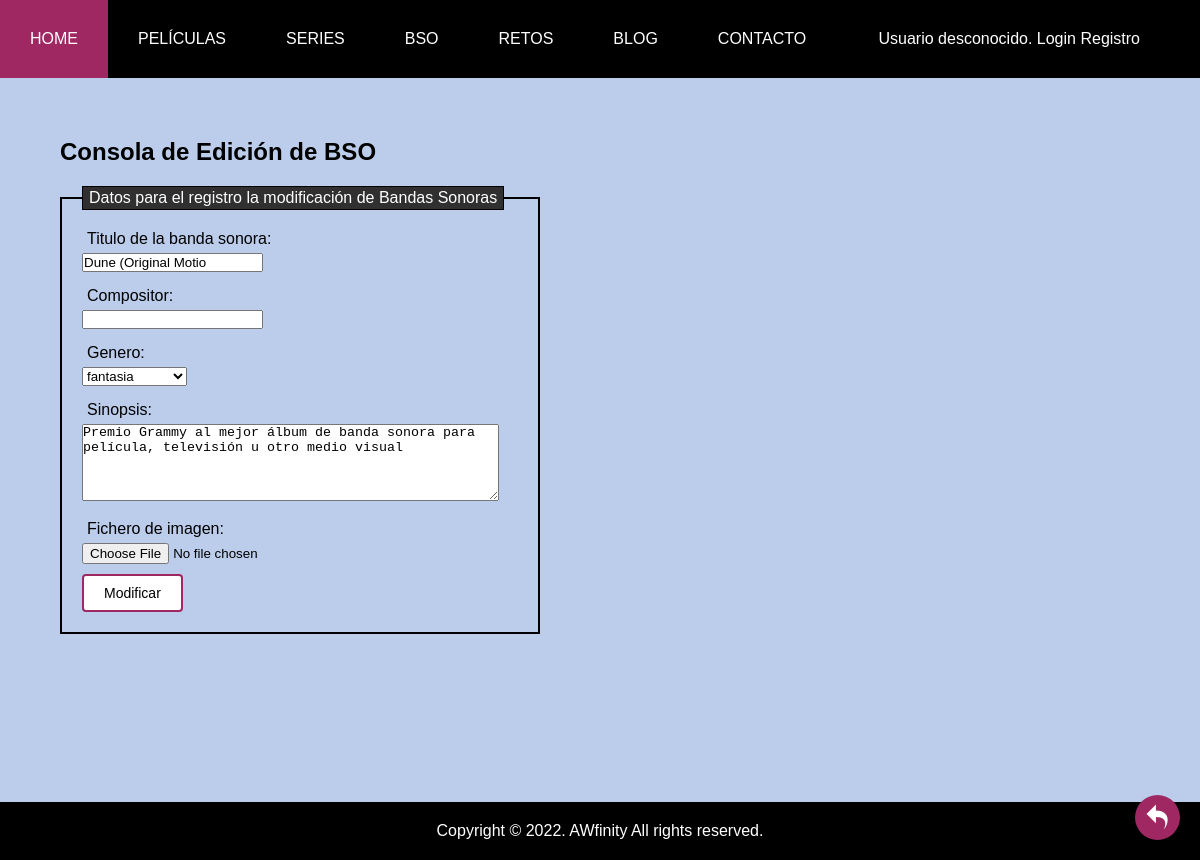
Screenshot of /editBSO.php?id_bso=4 with the database file from the repository.
### tables this page shows
CREATE TABLE `bso` (
  `id_bso` int(11) NOT NULL,
  `titulo` varchar(20) NOT NULL,
  `compositor` varchar(20) NOT NULL,
  `numCanciones` int(11) NOT NULL,
  `genero` enum('accion','anime','ciencia ficcion','comedia','drama','fantasia','musical','terror') NOT NULL,
  `sinopsis` text NOT NULL,
  `ruta_imagen` varchar(255) NOT NULL
);

### includes/BSO.php (called while the page is built, shortened)
<?php
class BSO
{
    private $titulo;
    private $compositor;
    private $genero;
    private $sinopsis;
    private function __construct($titulo, $compositor, $numCanciones, $genero, $sinopsis, $ruta_imagen, $id_bso = NULL) {
        $this->titulo = $titulo;
        $this->compositor = $compositor;
        $this->genero = $genero;
        $this->sinopsis = $sinopsis;
    }
    public function getTitulo() {
        return $this->titulo;
    }
    public function getCompositor(){
        return $this->compositor;
    }
    public function getGenero() {
        return $this->genero;
    }
    public function getSinopsis() {
        return $this->sinopsis;
    }
    public static function getGenerosBSO(){
        $conn = Aplicacion::getInstance()->getConexionBd();
        $rs = $conn->query("SHOW COLUMNS FROM bso WHERE Field = 'genero'" );
        $type = $rs->fetch_row();
        preg_match('/^enum\((.*)\)$/', $type[1], $matches);
        foreach( explode(',', $matches[1]) as $value ) {
            $enum[] = trim( $value, "'" );
        }
        return $enum;
    }
    public static function buscaBSOID($id_bso)
    {
        $conn = Aplicacion::getInstance()->getConexionBd();
        $query = sprintf("SELECT * FROM bso B WHERE B.id_bso='%d'", $conn->real_escape_string($id_bso));
        $rs = $conn->query($query);
        $result = false;
        if ($rs) {
            $fila = $rs->fetch_assoc();
            if ($fila) {
                $result = new BSO($fila['titulo'], $fila['compositor'], $fila['numCanciones'], $fila['genero'], $fila['sinopsis'], $fila['ruta_imagen'], $fila['id_bso']);
            }
        } else {
            error_log("Error BD ({$conn->errno}): {$conn->error}");
        }
        return $result;
    }
}
?>

### includes/FormEditorEditBSO.php (the view, shortened to what this page needs)
<?php
class FormEditorEditBSO extends Formulario
{
    private $id_bso;
    public function __construct($id_bso) {
        $this->id_bso = $id_bso;
    }
    protected function generaCamposFormulario(&$datos)
    {
        if(isset($this->id_bso)){
            $bso= path\BSO::buscaBSOID($this->id_bso);
            $titulo = $bso->getTitulo() ?? '';
            $compositor = $bso->getCompositor() ?? '';
            $genero = $bso->getGenero() ?? '';
            $sinopsis = $bso->getSinopsis() ?? '';
        }else{
            $titulo = $datos['titulo'] ?? '';
            $compositor = $datos['compositor'] ?? '';
            $genero = $datos['genero'] ?? '';
            $sinopsis = $datos['sinopsis'] ?? '';
            $uploadfile = $datos['uploadfile'] ?? '';
        }
        $bso = path\BSO::getGenerosBSO();
        $selectBSO = "<select class='peli_genero' name='genero'>" ;
        foreach ($bso as $key => $value) {
            if($value == $genero){
                $selectBSO.="<option selected> $value </option> ";
            }
            else{
                $selectBSO.="<option> $value </option> ";
            }
        }
        $selectBSO.="</select>";
        $htmlErroresGlobales = self::generaListaErroresGlobales($this->errores);
        $erroresCampos = self::generaErroresCampos(['titulo', 'compositor', 'numCanciones', 'genero', 'sinopsis','uploadfile', 'opcion', 'id_opcion'], $this->errores, 'span', array('class' => 'error'));
        if(isset($this->id_bso)){
            $funcionalidad = "modificación";
            $textoBoton = "Modificar";
        }
        else{
            $funcionalidad = "creación";
            $textoBoton = "Crear";
        }
        $html = <<<EOF
        $htmlErroresGlobales
        <fieldset>
            <legend>Datos para el registro la $funcionalidad de Bandas Sonoras</legend>
            <div>
                <label for="titulo">Titulo de la banda sonora:</label>
                <input id="titulo" type="text" name="titulo" value="$titulo" />
                {$erroresCampos['titulo']}
            </div>
            <div>
                <label for="compositor">Compositor:</label>
                <input id="compositor" type="text" name="compositor" value="$compositor" />
                {$erroresCampos['compositor']}
            </div>
            <div>
                <label for="genero">Genero:</label>
                $selectBSO
            </div>
            <div>
                <label for="sinopsis">Sinopsis:</label>
                <textarea rows= 5 cols= 50 name="sinopsis"  required>$sinopsis</textarea>
                {$erroresCampos['sinopsis']}
            </div>
            <div>
                <label for="imagen">Fichero de imagen:</label>
                <input type="file" name="uploadfile"/>
                {$erroresCampos['uploadfile']}
            </div>
            <div>
                <button type="submit" name="modificar">$textoBoton</button>
            </div>
        </fieldset>
        EOF;
        return $html;
    }
}
?>

### css/default.css (style rules this page uses)
* { margin:0px; padding:0px; }
fieldset { border: 2px solid black; padding: 10px 20px; margin-right: 600px; margin-top: 20px; }
fieldset div { justify-content: center; margin: 5px auto; padding-bottom: 5px; }
legend { color: #fff; background: #303030; border: 1px solid black; padding: 2px 6px; }
label { margin-right: 0.5em; display: block; padding: 5px; }
input { display: block; }
form button { background-color: white; color: black; border: 2px solid #9f2863; padding: 9px 20px; text-align: center; text-decoration: none; display: inline-block; font-size: 14px; transition-duration: 0.4s; }
button, a.boton { border: 1px solid black; font-size: 1.1em; font-weight: 400; border-radius: 4px; }

### rows the page displays
bso: titulo "Dune (Original Motio", genero "fantasia", sinopsis "Premio Grammy al mejor álbum de banda sonora para película, televisión u otro medio visual"

### other values shown
$funcionalidad "modificación"
$textoBoton "Modificar"
